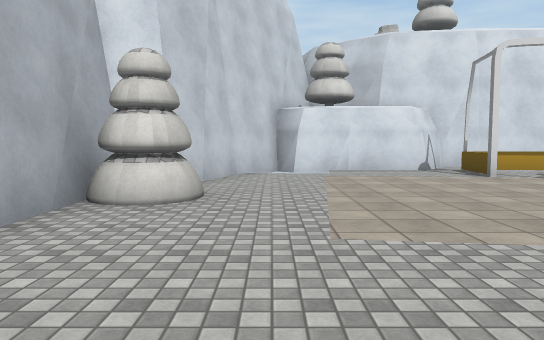
[1] (above)

15 first-person views from a walk through a 3-D level made in the Unity game engine. The camera is 1.4 m above the floor, tilts 4° down and sees 70° across. The floor is counted in squares, 2 m on a side. Each view is taken from the middle of a square. On the plan, view 1 faces up. The plan holds only what a view shows up to about 11 squares ahead; the rest is blank. The place goes on beyond the plan. Some animated figures are left out. Some surface patterns are stand-ins.

[2]
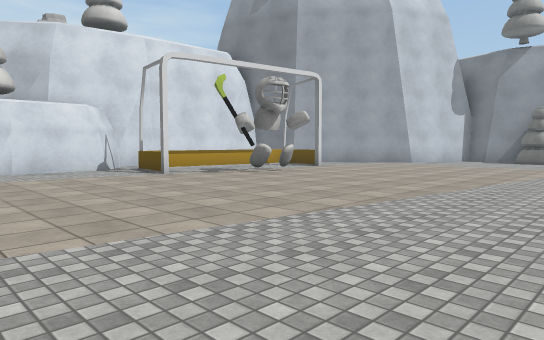

[3]
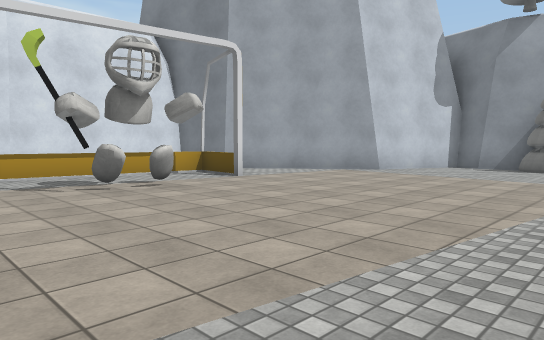

[4]
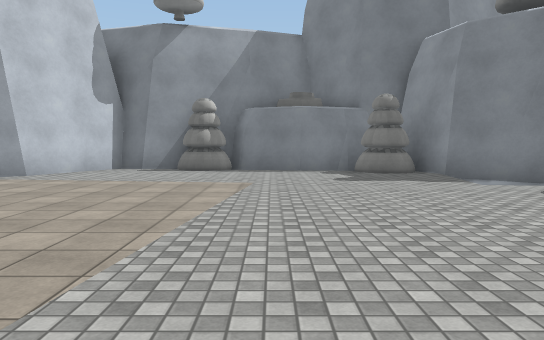

[5]
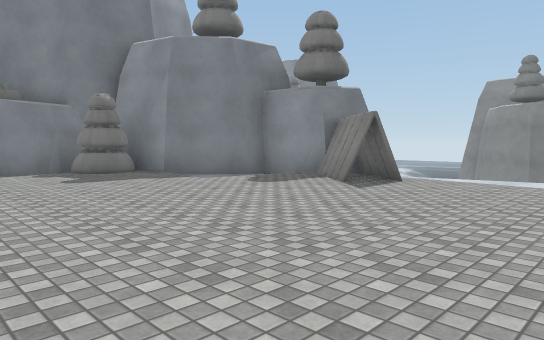

[6]
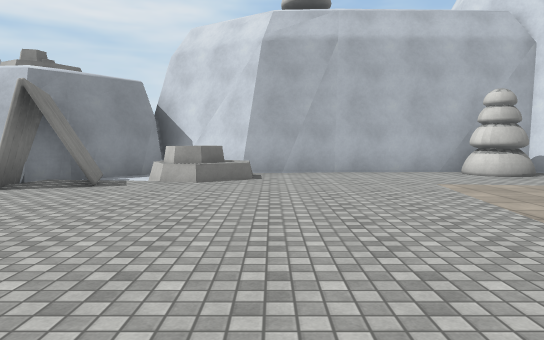

[7]
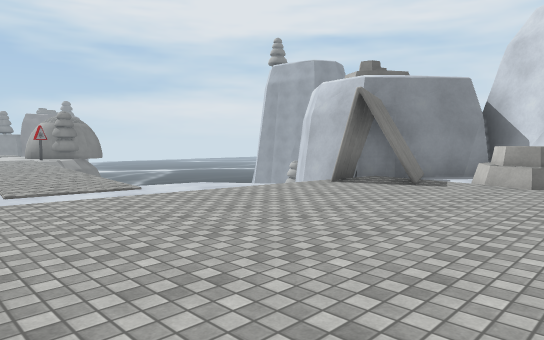

[8]
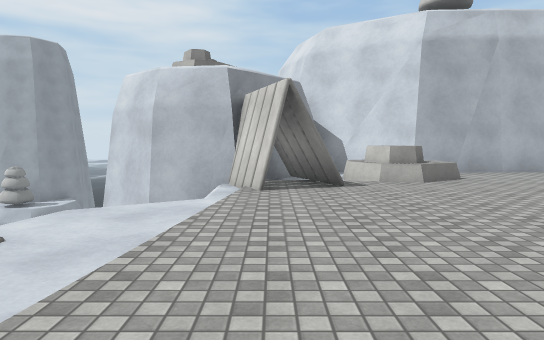

[9]
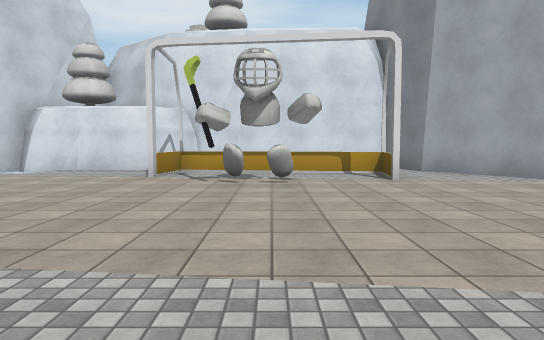

[10]
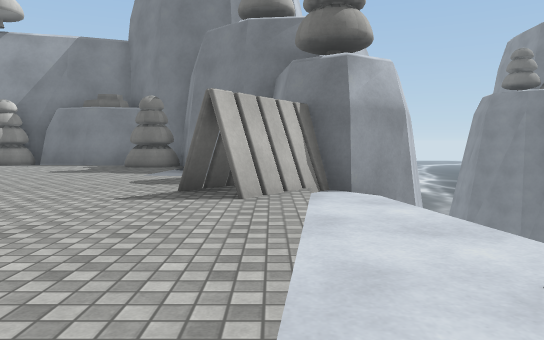

[11]
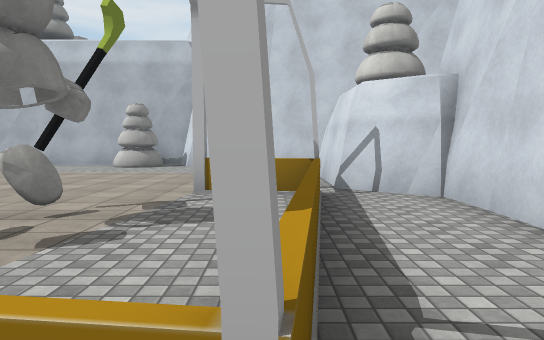

[12]
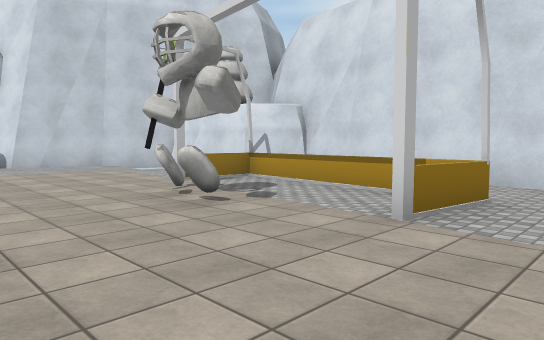

[13]
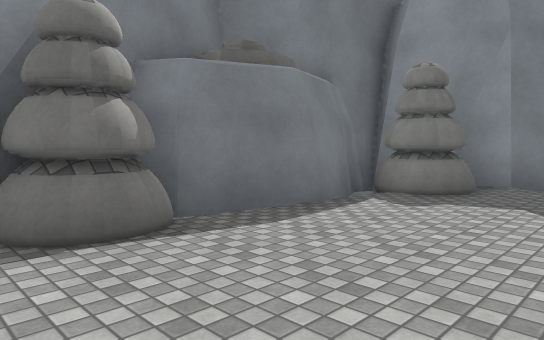

[14]
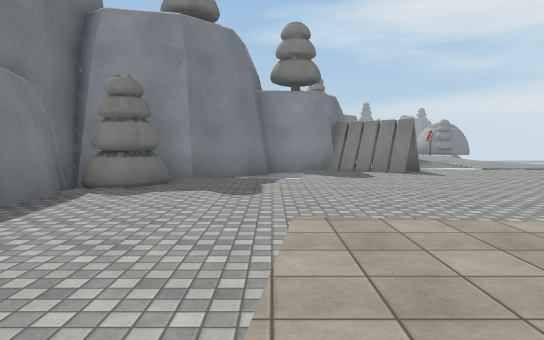

[15]
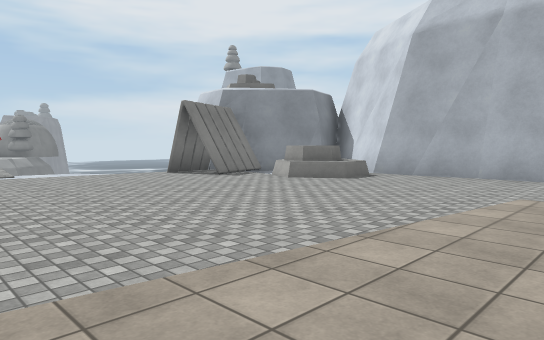

### Floor plan
Key: @ floor where view 1 was taken; # wall or solid block; . main floor; - floor 0.25 m lower than the main floor; / step, stairs or slope; = window, fence, low wall or low ledge; v drop or lower ground; O other object.
Columns run from 4 left of view 1 to 16 right of it. Each row starts with its distance up from view 1.
 12         ####
 11     #   #.....##
 10    #######.....#
  9    #//...=====.##
  8   ##.....#...=..##
  7  ##.......OO.....##
  6  #................###
  5  #OO................#
  4  #..................#
  3  #.................O#
  2  #................./#
  1  #................./#
  0  ##.@..............##
 -1  #OOO..............O#
 -2 ##OOO.............OO#
 -3 ###=##..........--###
 -4   ####.......#./-##
 -5    ##=//////.#####
 -6    #v /---/---##
 -7   ##   vv//vv ###
 -8   #     v.v    v#

Where each view was taken, in squares from view 1:
view 1: 0 up, 0 right, facing up
view 2: 0 up, 0 right, facing up-right
view 3: 1 up, 4 right, facing up-right
view 4: 1 up, 5 right, facing right
view 5: 2 up, 5 right, facing down-right
view 6: 0 up, 7 right, facing left
view 7: 0 up, 7 right, facing down-left
view 8: 4 down, 7 right, facing left
view 9: 0 up, 7 right, facing up
view 10: 5 down, 4 right, facing right
view 11: 9 up, 10 right, facing left
view 12: 4 up, 11 right, facing up-left
view 13: 4 up, 12 right, facing down-right
view 14: 5 up, 12 right, facing down
view 15: 4 up, 6 right, facing down-left
